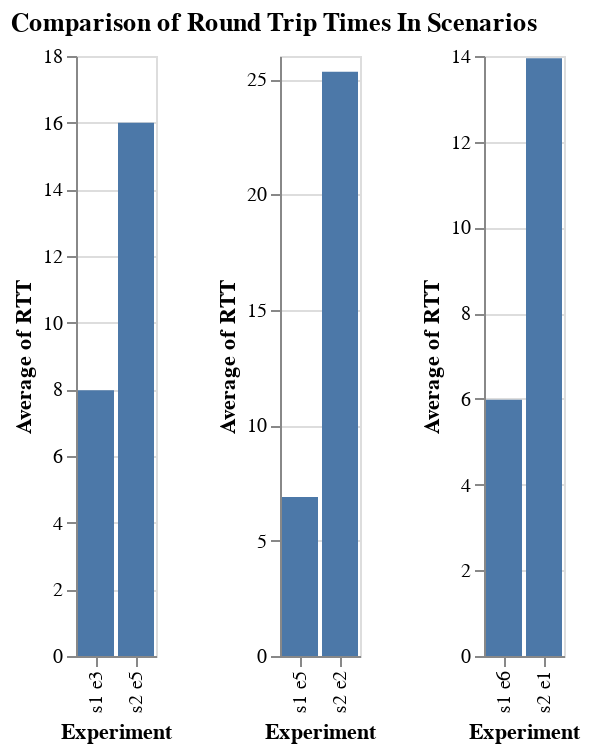

Source (notebook cell):
### Code cell
selected1 = select_experiments(RTTs, [(1, 3), (2, 5)])
selected2 = select_experiments(RTTs, [(1, 5), (2, 2)])
selected3 = select_experiments(RTTs, [(1, 6), (2, 1)])

alt.hconcat(
    
    alt.Chart(pd.merge(selected1, experiments)).transform_calculate(
        sc_exp = "'s' + datum.SCENARIO + ' e' + datum.EXPERIMENT"
    ).mark_bar().encode(
        x=alt.X("sc_exp:N", title="Experiment"),
        y="average(RTT):Q"
    ),
    
    alt.Chart(pd.merge(selected2, experiments)).transform_calculate(
        sc_exp = "'s' + datum.SCENARIO + ' e' + datum.EXPERIMENT"
    ).mark_bar().encode(
        x=alt.X("sc_exp:N", title="Experiment"),
        y="average(RTT):Q"
    ),
    
    alt.Chart(pd.merge(selected3, experiments)).transform_calculate(
        sc_exp = "'s' + datum.SCENARIO + ' e' + datum.EXPERIMENT"
    ).mark_bar().encode(
        x=alt.X("sc_exp:N", title="Experiment"),
        y="average(RTT):Q"
    ),
    
    title="Comparison of Round Trip Times In Scenarios"
)
